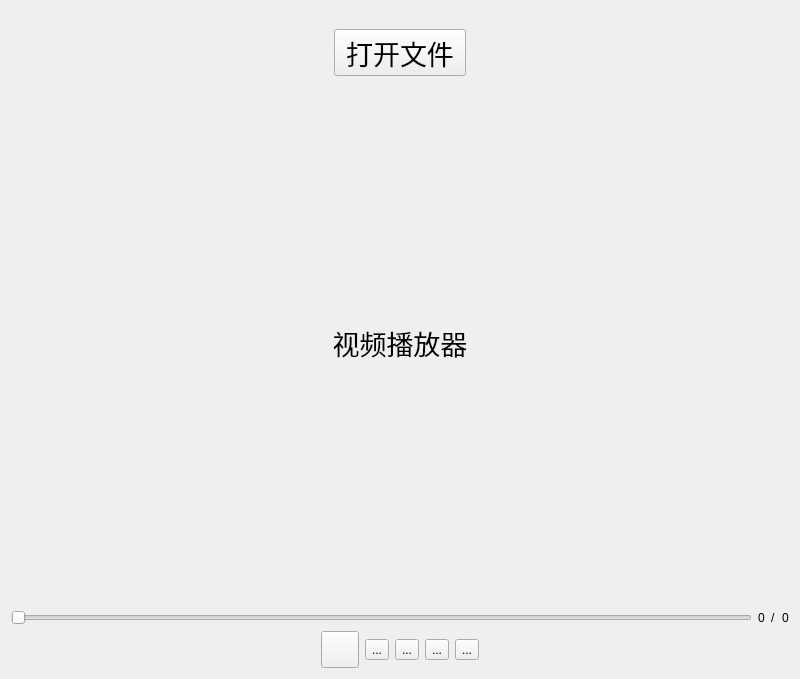
<?xml version="1.0" encoding="UTF-8"?>
<ui version="4.0">
 <class>Widget</class>
 <widget class="QWidget" name="Widget">
  <property name="geometry">
   <rect>
    <x>0</x>
    <y>0</y>
    <width>800</width>
    <height>679</height>
   </rect>
  </property>
  <property name="windowTitle">
   <string>Widget</string>
  </property>
  <layout class="QVBoxLayout" name="verticalLayout_2">
   <item>
    <widget class="QWidget" name="widget" native="true">
     <layout class="QVBoxLayout" name="verticalLayout">
      <item>
       <widget class="QWidget" name="widget_FileOpen" native="true">
        <layout class="QHBoxLayout" name="horizontalLayout">
         <item>
          <spacer name="horizontalSpacer_3">
           <property name="orientation">
            <enum>Qt::Horizontal</enum>
           </property>
           <property name="sizeHint" stdset="0">
            <size>
             <width>277</width>
             <height>20</height>
            </size>
           </property>
          </spacer>
         </item>
         <item>
          <widget class="QToolButton" name="btn_openFile">
           <property name="font">
            <font>
             <pointsize>20</pointsize>
            </font>
           </property>
           <property name="text">
            <string>打开文件</string>
           </property>
           <property name="icon">
            <iconset resource="main.qrc">
             <normaloff>:/img/fold.png</normaloff>:/img/fold.png</iconset>
           </property>
           <property name="iconSize">
            <size>
             <width>40</width>
             <height>40</height>
            </size>
           </property>
           <property name="toolButtonStyle">
            <enum>Qt::ToolButtonTextBesideIcon</enum>
           </property>
          </widget>
         </item>
         <item>
          <spacer name="horizontalSpacer_4">
           <property name="orientation">
            <enum>Qt::Horizontal</enum>
           </property>
           <property name="sizeHint" stdset="0">
            <size>
             <width>276</width>
             <height>20</height>
            </size>
           </property>
          </spacer>
         </item>
        </layout>
       </widget>
      </item>
      <item>
       <widget class="QLabel" name="label">
        <property name="sizePolicy">
         <sizepolicy hsizetype="Preferred" vsizetype="Expanding">
          <horstretch>0</horstretch>
          <verstretch>0</verstretch>
         </sizepolicy>
        </property>
        <property name="font">
         <font>
          <pointsize>20</pointsize>
         </font>
        </property>
        <property name="text">
         <string>视频播放器</string>
        </property>
        <property name="alignment">
         <set>Qt::AlignCenter</set>
        </property>
       </widget>
      </item>
     </layout>
    </widget>
   </item>
   <item>
    <layout class="QHBoxLayout" name="horizontalLayout_2">
     <item>
      <widget class="newqslider" name="horizontalSlider">
       <property name="orientation">
        <enum>Qt::Horizontal</enum>
       </property>
      </widget>
     </item>
     <item>
      <widget class="QLabel" name="label_2">
       <property name="text">
        <string>0</string>
       </property>
      </widget>
     </item>
     <item>
      <widget class="QLabel" name="label_3">
       <property name="text">
        <string>/</string>
       </property>
      </widget>
     </item>
     <item>
      <widget class="QLabel" name="label_4">
       <property name="text">
        <string>0</string>
       </property>
      </widget>
     </item>
    </layout>
   </item>
   <item>
    <layout class="QHBoxLayout" name="horizontalLayout_3">
     <item>
      <spacer name="horizontalSpacer">
       <property name="orientation">
        <enum>Qt::Horizontal</enum>
       </property>
       <property name="sizeHint" stdset="0">
        <size>
         <width>40</width>
         <height>20</height>
        </size>
       </property>
      </spacer>
     </item>
     <item>
      <widget class="QToolButton" name="btn_stopPlay">
       <property name="text">
        <string/>
       </property>
       <property name="icon">
        <iconset resource="main.qrc">
         <normaloff>:/img/24gf-stop.png</normaloff>:/img/24gf-stop.png</iconset>
       </property>
       <property name="iconSize">
        <size>
         <width>30</width>
         <height>30</height>
        </size>
       </property>
      </widget>
     </item>
     <item>
      <widget class="QToolButton" name="btn_backward">
       <property name="text">
        <string>...</string>
       </property>
       <property name="icon">
        <iconset resource="main.qrc">
         <normaloff>:/img/24gf-backward.png</normaloff>:/img/24gf-backward.png</iconset>
       </property>
       <property name="iconSize">
        <size>
         <width>30</width>
         <height>30</height>
        </size>
       </property>
      </widget>
     </item>
     <item>
      <widget class="QToolButton" name="btn_startPlay">
       <property name="text">
        <string>...</string>
       </property>
       <property name="icon">
        <iconset resource="main.qrc">
         <normaloff>:/img/24gf-play.png</normaloff>:/img/24gf-play.png</iconset>
       </property>
       <property name="iconSize">
        <size>
         <width>30</width>
         <height>30</height>
        </size>
       </property>
      </widget>
     </item>
     <item>
      <widget class="QToolButton" name="btn_forward">
       <property name="text">
        <string>...</string>
       </property>
       <property name="icon">
        <iconset resource="main.qrc">
         <normaloff>:/img/24gf-forward.png</normaloff>:/img/24gf-forward.png</iconset>
       </property>
       <property name="iconSize">
        <size>
         <width>30</width>
         <height>30</height>
        </size>
       </property>
      </widget>
     </item>
     <item>
      <widget class="QToolButton" name="btn_replay">
       <property name="text">
        <string>...</string>
       </property>
       <property name="icon">
        <iconset resource="main.qrc">
         <normaloff>:/img/redo.png</normaloff>:/img/redo.png</iconset>
       </property>
       <property name="iconSize">
        <size>
         <width>30</width>
         <height>30</height>
        </size>
       </property>
      </widget>
     </item>
     <item>
      <spacer name="horizontalSpacer_2">
       <property name="orientation">
        <enum>Qt::Horizontal</enum>
       </property>
       <property name="sizeHint" stdset="0">
        <size>
         <width>40</width>
         <height>20</height>
        </size>
       </property>
      </spacer>
     </item>
    </layout>
   </item>
  </layout>
 </widget>
 <customwidgets>
  <customwidget>
   <class>newqslider</class>
   <extends>QSlider</extends>
   <header location="global">newqslider.h</header>
  </customwidget>
 </customwidgets>
 <resources>
  <include location="main.qrc"/>
 </resources>
 <connections/>
</ui>
